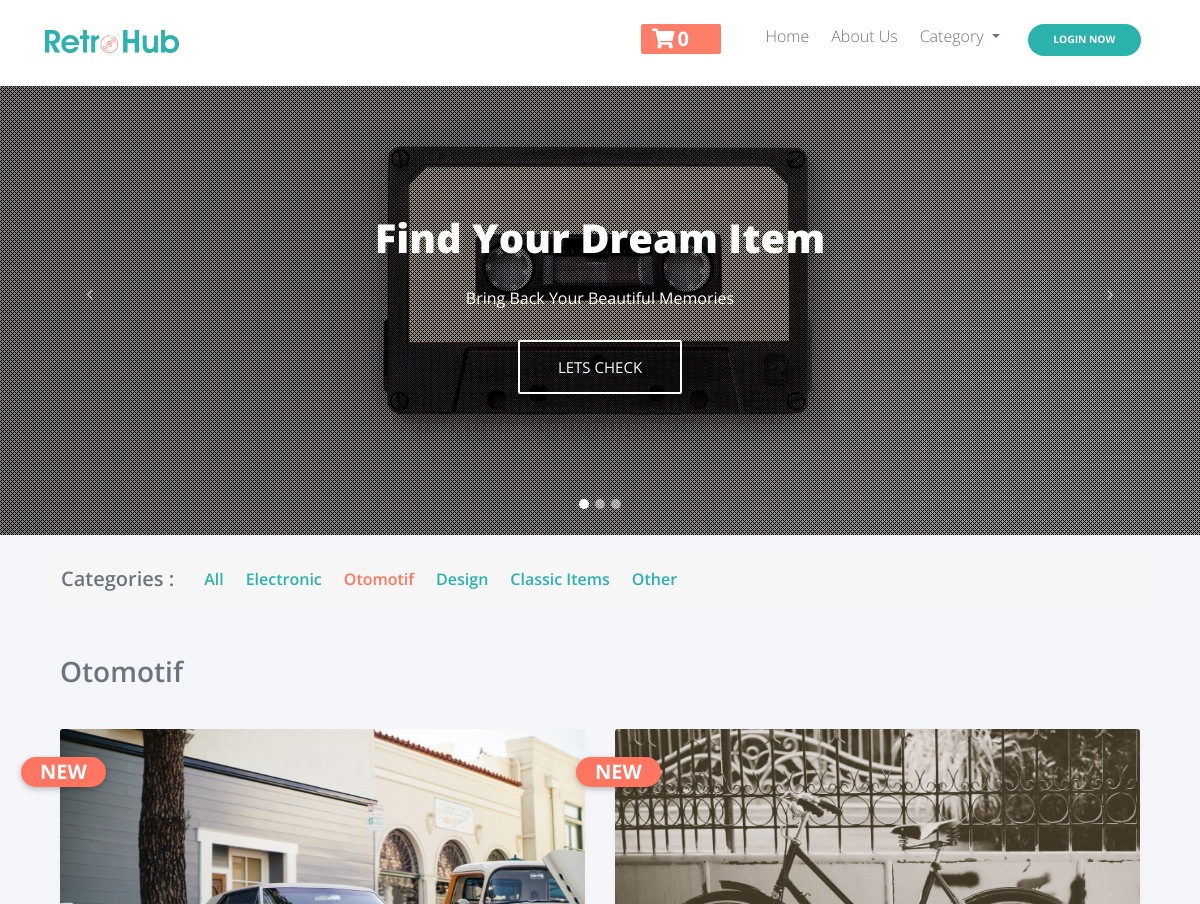
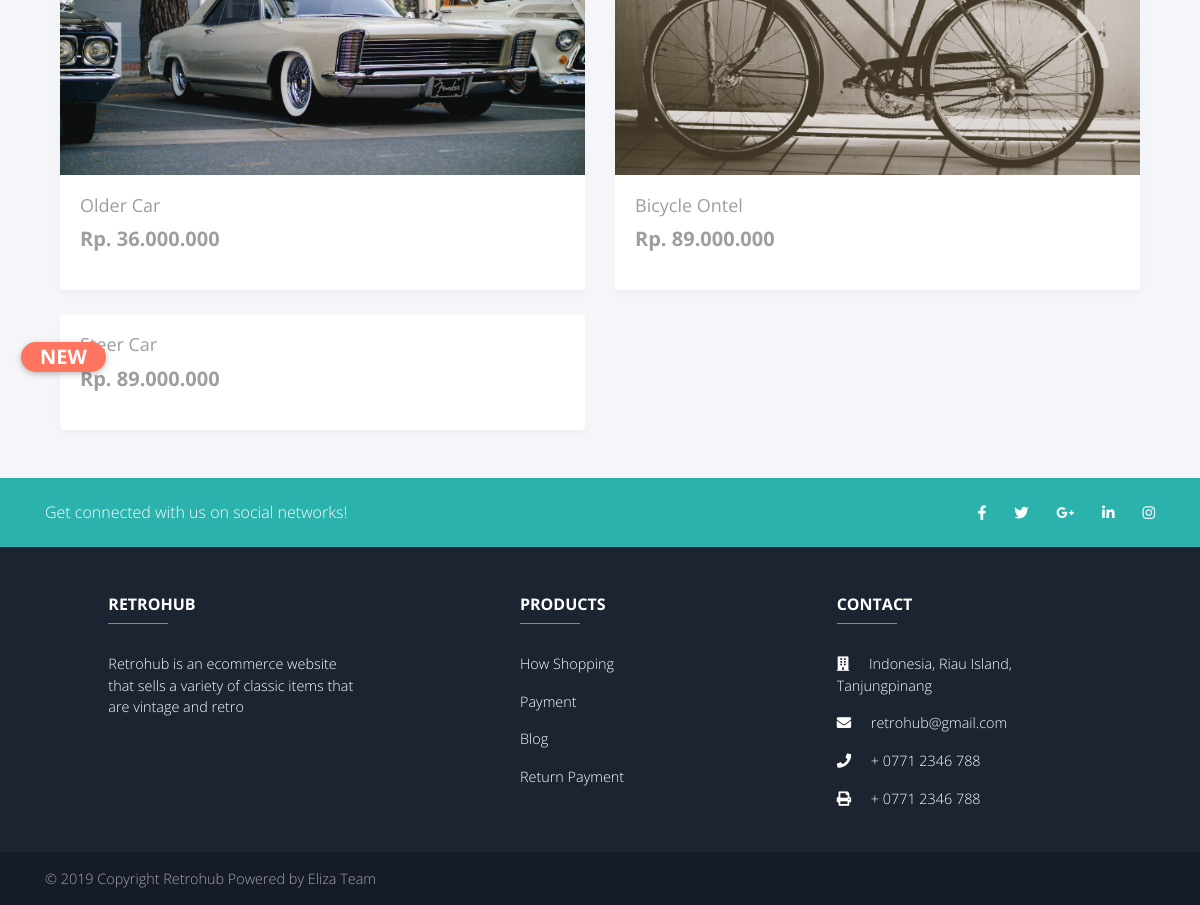
Screenshot of /index.php/category/otomotif with the database file from the repository (2 pictures, top to bottom).
### tables this page shows
CREATE TABLE `tb_barang` (
  `id_barang` int(11) NOT NULL,
  `nama_barang` varchar(120) NOT NULL,
  `kategori` varchar(60) NOT NULL,
  `stok` int(11) NOT NULL,
  `harga` int(11) NOT NULL,
  `gambar` varchar(255) NOT NULL,
  `keterangan` varchar(225) NOT NULL
);

### application/controllers/Category.php (called while the page is built, shortened)
<?php
class Category extends CI_Controller {
    public function otomotif()
    {
        $data['otomotif'] = $this->M_category->otomotifData()->result();
        $this->load->view('layout/partials/v_header');
		$this->load->view('layout/partials/v_header_carousel');
        $this->load->view('layout/v_otomotif', $data);
        $this->load->view('layout/partials/v_footer');
    }
}

### index.php (called while the page is built, shortened)
<?php
require_once BASEPATH . 'core/CodeIgniter.php';

### application/models/M_category.php (called while the page is built, shortened)
<?php
class M_category extends CI_Model{
    public function otomotifData()
    {
        return $this->db->get_where("tb_barang", array(
            'kategori' => 'otomotif')
        );
    }
}
?>

### application/views/layout/v_otomotif.php (the view, shortened to what this page needs)
  <main>
    <div class="container">
      <h3 class="mt-4 text-muted heading-category text-capitalize"><?php echo $this->uri->segment('2'); ?></h3>
      <section class="text-center mb-4" style="margin-top: 40px;">
        <div class="row wow fadeIn">
          <?php
                foreach($otomotif as $b){
          ?>
          <div class="col-lg-6 col-md-6 mb-4" >
            <div class="card card-product-home">
              <div class="top-left"><span class="badge badge-pill badge-product">NEW</span></div>
              <div class="view overlay">
                <img src="<?php echo base_url('uploads/' .$b->gambar); ?>" class="card-img-top" alt="">
              </div>
              <div class="card-body text-left">
                <a href="<?php echo site_url('home/detail/' . $b->id_barang); ?>" class="grey-text">
                  <h5 class="link-product text-capitalize"><?php echo $b->nama_barang; ?></h5>
                </a>
                <p class="font-weight-bold blue-text grey-text price-product">Rp. <?php echo number_format($b->harga, 0,',','.'); ?></p>
              </div>
            </div>
          </div>
          <?php  } ?>
        </div>
      </section>
    </div>
  </div>
</main>

### assets/css/template.css (style rules this page uses)
* { font-family: 'Open Sans'; }
body { background-color: #F4F6F9 !important; }
.link-product { font-size: 18px; transition: .5s; }
.card { border: none; box-shadow: 0 4px 8px rgba(0, 0, 0, 0.03); }
.card-product-home { border: none; box-shadow: 0 4px 8px rgba(0, 0, 0, 0.03); }
.top-left { margin-top: 20px; margin-left: -55px; z-index: 999; overflow: none; }
.badge-product { background-color: #ff755fff; font-weight: 700; width: 120%; }
.price-product { font-size: 20px; }
.heading-category { font-weight: 600; }

### application/views/layout/partials/v_header.php (style rules this page uses)
html, body, header, .carousel { height: 60vh; }
.top-left { position: absolute; top: 8px; left: 16px; }
.badge { width: 100px; height: 30px; font-size: 20px; }
.badge-pill { color: #ffffff; background-color: #33b2a9; }

### rows the page displays
tb_barang: gambar (picture), nama_barang "Older Car", harga "36.000.000"
tb_barang: gambar (picture), nama_barang "Bicycle Ontel", harga "89.000.000"
tb_barang: nama_barang "Steer Car", harga "89.000.000"

### other values shown
$this->cart->total_items() "0"
$this->uri->segment('2') "Otomotif"
